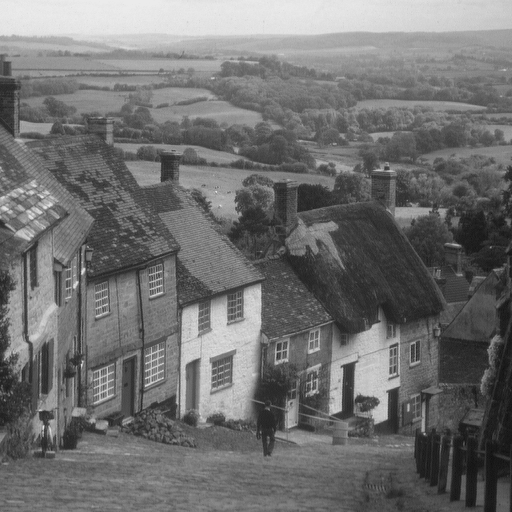
#> input picture 01-trabalho00-pi/02-input_images/city.png, 512 x 512 px, found by its file name
$ jupyter execute 01-Trabalho00-Processamento-Imagens.ipynb
#> lines starting #> are read from the running program, lines starting #| are printed output that depends on the picture; after the words box and inside, x2 and y2 are one past the last pixel; in counts of white or black regions, pixels touching at a corner belong together
# <center> Trabalho 00 - Introdução a Processamento de Imagens </center>

## Importar bibliotecas

[cell 1]
import cv2 as cv
import numpy as np

## Questão 01 - Transformação de Intensidade

Para lermos uma imagem utilizando *opencv*, podemos utilizar a função *imread*, em que o primeiro argumento é o caminho para a imagem e o segundo argumento indica o espaço de cores no qual queremos carregá-la. No caso de uma imagem monocromática, podemos passar o valor 0 para o segundo argumento. Assim, a intensidade de um pixel será representada por apenas um valor.

A função *imread* retorna um array numpy, formando uma matriz em que cada linha corresponde a uma linha da imagem.

[cell 2]
image = cv.imread('../03-input_images/city.png',0)
#> image is the input picture: shape (512, 512); min 16, max 235, mean 112.2

### a) Obter o negativo da imagem, ou seja, o nı́vel de cinza 0 será convertido para 255, o nı́vel 1 para 254 e assim por diante

Para conseguirmos obter o negativo de uma imagem, conforme especificado na questão, podemos usar a função *bitwise_not* da biblioteca *opencv*. Ela realiza a operação **not** em cada bit do cojunto de bits de cada pixel da imagem.

Dessa forma, dada uma imagem em que cada pixel possui 8 bits, temos que os valores possíveis para a intensidade de cada pixel vão de 0 a 255. Assim, dado um pixel com valor 145, por exemplo, temos que sua representação binária é dada por: $10010001_2$. Ao aplicarmos a função *bitwise_not*, obteremos $01101110_2$, que equivale a $110_{10}$, que é o mesmo que 255-145 = 110.

[cell 3]
new_image = cv.bitwise_not(image)
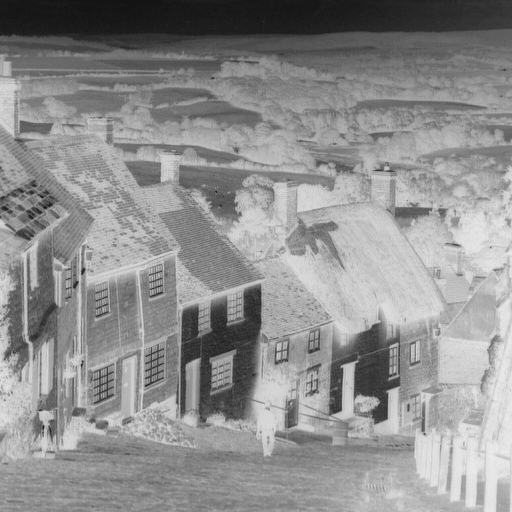
#> new_image: shape (512, 512); min 20, max 239, mean 142.8

[cell 4]
cv.imshow('negative',new_image)
cv.waitKey(0)
cv.destroyAllWindows()
#cv.imwrite('result-images/q1_a_negative.png', new_image)

### b) Converter o intervalo de intensidades para [100, 200]

Para convertermos o intervalo de intensidades dos pixels, utilizamos uma função linear. Para construirmos essa função, adotamos o seguinte raciocínio:

Quando o valor for 0, queremos que ele se torne 100, e quando ele for 255, queremos que ele se transforme em 200; entre 0 e 255 há 255 unidades, já entre 100 e 200 há 100 unidades; entretanto, para mapear o primeiro intervalo para o segundo, queremos que todos os valores que cabem no primeiro também tenham valores correspondentes no segundo; dessa forma, dividimos 100 por 255, ou seja, quebramos o comprimento do segundo intervalo em 255 unidades. Assim, o valor mínimo será 0 e o máximo será 100. Todavia, como queremos que eles estejam entre 100 e 200, somamos 100 ao resultado obtido.

A função descrita pode ser observada na equação abaixo, em que x é o valor de intensidade de um pixel da imagem:

$$ f(x) = \frac{100}{255}*x + 100 $$

Um problema encontrado durante a resolução desse problema foi o tipo de dados da nova imagem gerada. Como estamos realizando uma operação de divisão em ponto flutuante, o resultado é um array de floats. Entretanto, a função *imshow* do *opencv* representa um array de floats como uma imagem em branco. Assim, convertemos os tipos dos elementos do array de saída para o tipo *uint8* com o método *astype*. Apesar disso, a função *imwrite* consegue salvar a imagem, mesmo que seus valores sejam do tipo float.

[cell 5]
new_image = np.floor((100/255)*image + 100).astype(np.uint8)
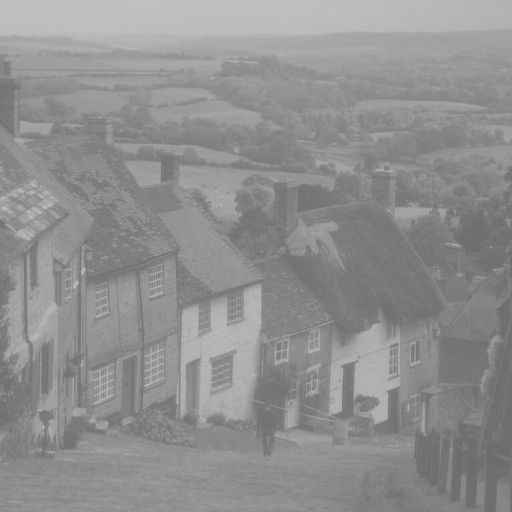
#> new_image: shape (512, 512); min 106, max 192, mean 143.5

[cell 6]
cv.imshow('intensity',new_image)
cv.waitKey(0)
cv.destroyAllWindows()
#cv.imwrite('result-images/q1_b_scala.png', new_image)

### c) Inverter os valores dos pixels das linhas pares da imagem, ou seja, os valores dos pixels da linha 0 serão posicionados da direita para esquerda, os valores dos pixels da linha 2 serão posicionados da direita para a esquerda e assim por diante

Neste questão, primeiros salvamos a imagem em uma estrutura auxiliar para não alterarmos a imagem original. Para selecionarmos apenas as linhas pares, percorremos o array acessando seus elementos a cada duas linhas, inclusive a primeira, como pode ser visto em <code>new_image[::2]</code>.

Para invertermos os valores dos pixels, utilizamos o método *flip* do *opencv*. Como primeiro argumento, especificamos o array de valores que queremos inverter, e o segundo argumento indica em que direção inverteremos os valores (1 significa que giraremos em torno do eixo y).

[cell 7]
new_image = image.copy()
new_image[::2] = cv.flip(new_image[::2],1)
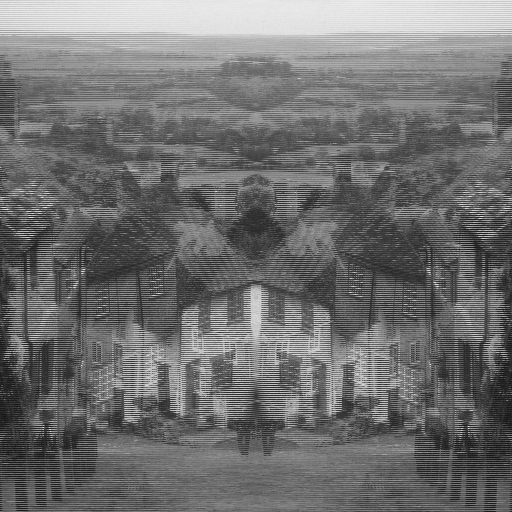
#> new_image: shape (512, 512); min 16, max 235, mean 112.2

[cell 8]
cv.imshow('flip-odd',new_image)
cv.waitKey(0)
cv.destroyAllWindows()
#cv.imwrite('result-images/q1_c_flip_odd.png', new_image)

### d) Espelhar as linhas da metade superior da imagem na parte inferior da imagem.

Para espelharmos as linhas da metade superior para a parte inferior, primeiro calculamos o meio da imagem, ou seja, a linha que se encontrava na metade da matriz. Depois percorremos a matriz a partir do meio para baixo, substituindo seus valores pelos valores da metade superior invertidos. Para invertermos a parte superior, aplicamos novamente o método *flip*, mas dessa vez passando o valor 0 como argumento, indicando que queríamos girar em torno do eixo x.

[cell 9]
new_image = image.copy()
center = image.shape[0]//2
#> center = 256
new_image[center:] = cv.flip(new_image[:center],0)
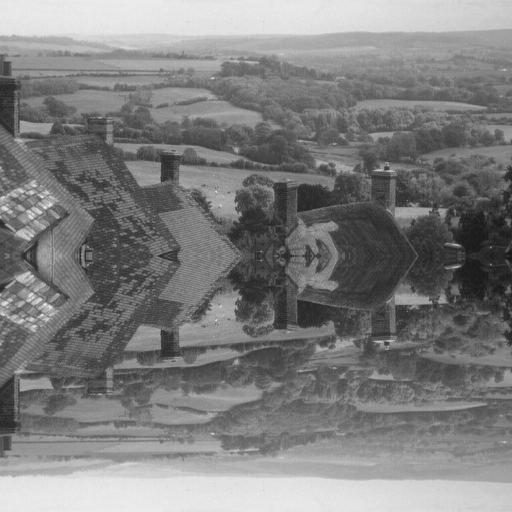
#> new_image: shape (512, 512); min 22, max 235, mean 126.4

[cell 10]
cv.imshow('mirror-top',new_image)
cv.waitKey(0)
cv.destroyAllWindows()
#cv.imwrite('result-images/q1_d_mirror_top.png', new_image)

## Questão 2 - Ajuste de Brilho

[cell 11]
image = cv.imread('../03-input_images/baboon.png', 0)
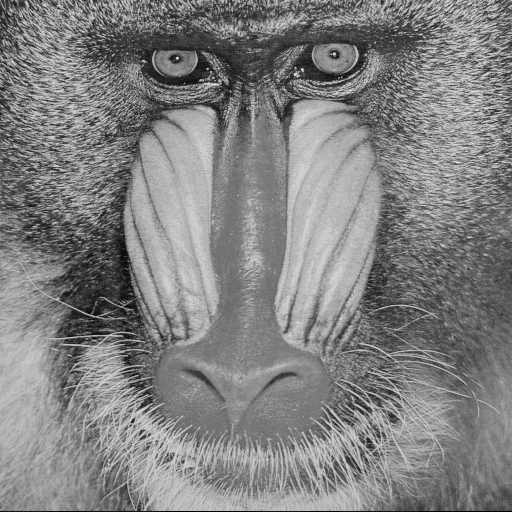
#> input picture 01-trabalho00-pi/02-input_images/baboon.png, 512 x 512 px, found by its file name
#> image is the input picture: shape (512, 512); min 0, max 230, mean 129.1

Para ajustarmos o brilho da imagem, utilizamos o passo a passo indicado no enunciado da questão. Primeiro, convertermos a intensidade dos pixels da imagem do intervalo de [0,255] para o de [0,1]. Então, aplicamos a equação $B = A^{\frac{1}{\gamma}}$, em que A é a imagem cuja escala foi transformada e B é a saída ao aplicarmos a transformação com Gama. Por fim, transformamos a escala de volta para o intervalo [0,255] e determinados que o tipo de dados de cada elemento do array que armazena a imagem de saída deve ser do tipo *uint8*.

[cell 12]
A = image/255
gamma = 3.5
new_image = (A**(1/gamma)*255).astype(np.uint8)
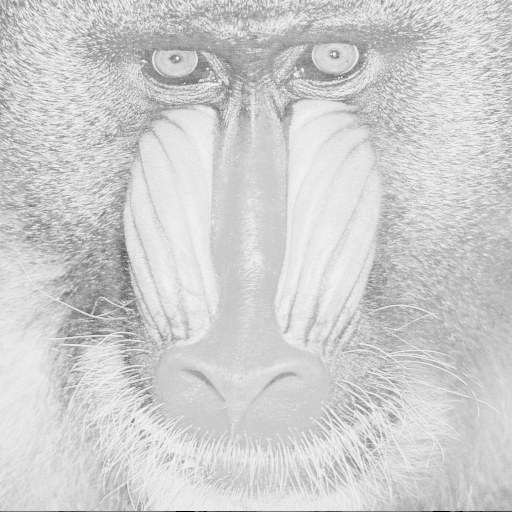
#> new_image: shape (512, 512); min 0, max 247, mean 206.6

[cell 13]
cv.imshow('brightness',new_image)
cv.waitKey(0)
cv.destroyAllWindows()
#cv.imwrite('result-images/q2_brightness35.png', new_image)

## Questão 03 - Plano de Bits

[cell 14]
image = cv.imread('../03-input_images/baboon.png', 0)

Planos de bits consistem em uma representação dos valores de cada bit dos pixels de uma imagem. Em outras palavras, imagine uma imagem de 8 bits, ou seja, cada um de seus pixels possui 8 bits - valores podem ir de 0 a 255. Essa imagem possui 8 planos de bits, que vão desde o plano 0 até o plano 7. No plano 0 representamos os valores do bit 0 de cada pixel, no bit 1 representamos os valores do bit 1 de cada pixel e assim por diante. Dessa maneira, cada plano corresponde a uma matriz com as mesmas dimensões da imagem original, mas com os valores dos bits correspondentes ao plano observado.

Para calcularmos os planos de bits da imagem monocromática carregada, fazemos uma operação *bitwise and* para o bit queremos. Para isso, elevamos 2 à posição do bit, o que resultará em um valor cuja representação binária possuirá 1 apenas na posição do bit desejado. Então, deslocamos o valor obtido da operação bitwise para a direita, até que ele chegue à posição 0. Isso resultará em valores 0 ou 1. Por fim, como queremos que 0 seja o valor mínimo e 1 seja o valor máximo, multiplicamos o resultado por 255. Um exemplo pode ser visto abaixo:

Imagine que queremos o valor do bit 4 do pixel cujo valor é $10010101_2$, então fazemos $2^4 = 16_{10} = 00010000_2$. A seguir, realizamos a operação *bitwise and*: 10010101 & 00010000 = 00010000. Então, deslocamos o valor para a direita 4 posições: (1)0000**1**000 -> (2)00000**1**00 -> (3)000000**1**0 -> (4)0000000**1**. Assim, descobrimos que o valor do bit 4 do pixel observado é 1. Multiplicar por 255 fará com que 0 produza o pixel mais escuro, enquanto 1 produzirá o pixel mais claro.

[cell 15]
n_bits = 8
planes = {}

for k in range(0,n_bits):
    planes[k] = ((image & 2**k) >> k)*255
#> after the loop, planes = 8 items

[cell 16]
n = 7
cv.imshow('bit-plane',planes[n])
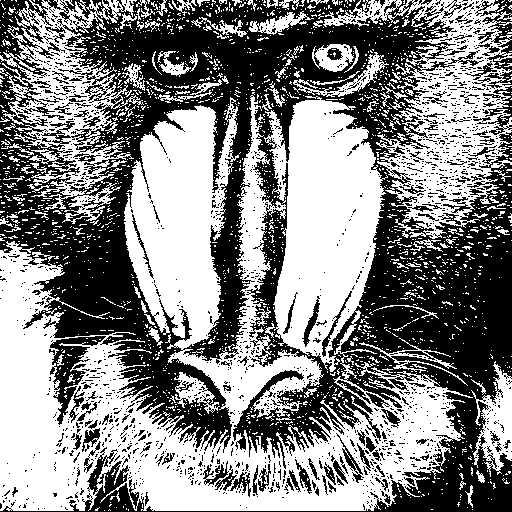
#> window 'bit-plane': shape (512, 512); 52.2% white; 1805 black regions (1663 under 20 px), largest, box (x1, y1, x2, y2) and area: (0, 0, 512, 512) 108582, (49, 336, 106, 425) 1622, (475, 0, 512, 71) 903
cv.waitKey(0)
cv.destroyAllWindows()
#cv.imwrite('result-images/q3_bit_plane'+str(n)+'.png', planes[n])

## Questão 04 - Mosaico

[cell 17]
image = cv.imread('../03-input_images/baboon.png', 0)

Para resolver essa questão, primeiro determinamos o número de linhas (n_lines) e colunas (n_cols) da imagem, em quantas partes ela seria divida horizontal e verticalmente (n_slices) e a quantidade de pixels por linha (n_cols_slice) e por coluna (n_lines_slice) de cada parte. Também, criamos uma lista (pattern) com a ordem em que cada parte da imagem deveria ser reorganizada. Também foram criados um dicionário, para armazenar as partes a serem retiradas da imagem, e uma matriz (mosaic) com a mesma dimensão da imagem original, para armazenar o mosaico.

O próximo passo após definir as estruturas foi percorrer a imagem original, retirando pedaços de tamanho n_cols_slice * n_lines_slice e salvando na estrutura *img_slices* (primeiro par de loops). A imagem foi percorrida da esquerda para a direita e de cima para baixo.

Uma vez possuindo todos os pedaços da imagem original, preencheu-se a matriz *mosaic*, também da esquerda para a direita e de cima para baixo, mas colocando a parte correspondente à ordem estabelecida na estrutura *pattern*.

[cell 18]
n_cols,n_lines = image.shape
#> n_cols = 512; n_lines = 512
n_slices = 4
n_cols_slice = n_cols//4
#> n_cols_slice = 128
n_lines_slice = n_lines//4
#> n_lines_slice = 128
pattern = [6,11,13,3,8,16,1,9,12,14,2,7,4,15,10,5]

img_slices = {}
mosaic = np.zeros(shape=(n_cols, n_lines),dtype=np.uint8)

[cell 19]
pos = 0
for col_pos in range(0,n_slices):
    for line_pos in range(0,n_slices):
        img_slices[pos] = image[col_pos*n_cols_slice:n_cols_slice*(1 + col_pos), \
                                line_pos*n_lines_slice:n_lines_slice*(1 + line_pos)]
        pos = pos+1
#> after the loop, img_slices = 16 items; pos = 16

pos = 0
for col_pos in range(0,n_slices):
    for line_pos in range(0,n_slices):
        mosaic[col_pos*n_cols_slice:n_cols_slice*(1 + col_pos), \
            line_pos*n_lines_slice:n_lines_slice*(1 + line_pos)] = img_slices[pattern[pos]-1]
        pos = pos + 1
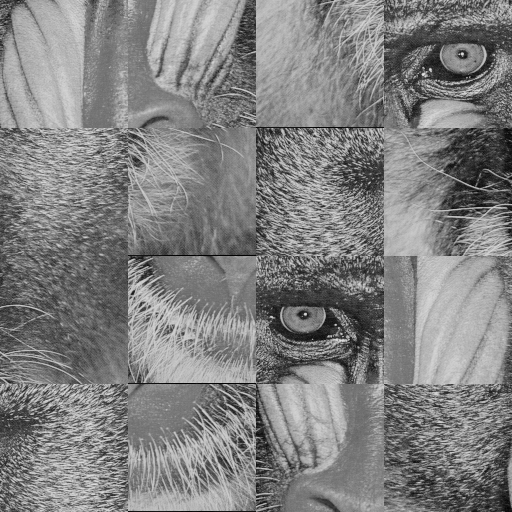
#> mosaic: shape (512, 512); min 0, max 230, mean 129.1
#> after the loop, pos = 16

[cell 20]
cv.imshow('mosaic',mosaic)
cv.waitKey(0)
cv.destroyAllWindows()
#cv.imwrite('result-images/q4_mosaic.png', mosaic)

## Questão 05 - Combinação de Imagens

[cell 21]
image1 = cv.imread("../03-input_images/baboon.png",0)
image2 = cv.imread("../03-input_images/butterfly.png",0)
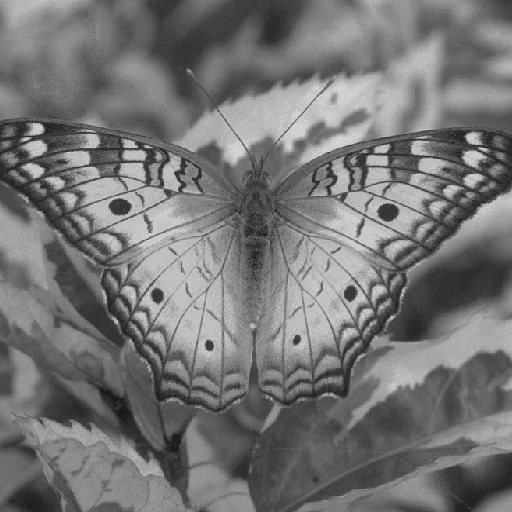
#> input picture 01-trabalho00-pi/02-input_images/butterfly.png, 512 x 512 px, found by its file name
#> image2 is the input picture: shape (512, 512); min 27, max 212, mean 116.8

Para resolver essa questão, usamos o método *addWeighted* do *opencv*. Ele realiza a soma ponderada das imagens, ou seja, multiplica cada imagem pelo respectivo coeficiente antes de somá-las. O primeiro argumento é a estrutura que representa a primeira imagem, o segundo é o coeficiente que multiplicará seus elementos, o terceiro argumento é a segunda imagem, o quarto é o coeficiente que multiplicará os elementos desta e o quinto argumento, chamado de *bias*, adiciona um valor ao resultado da operação. A Equação abaixo apresenta a fórmula calculada por esse método.

$$dst = src1*alpha + src2*beta + gamma$$

[cell 22]
new_image = cv.addWeighted(image1,0.8,image2,0.2,0)
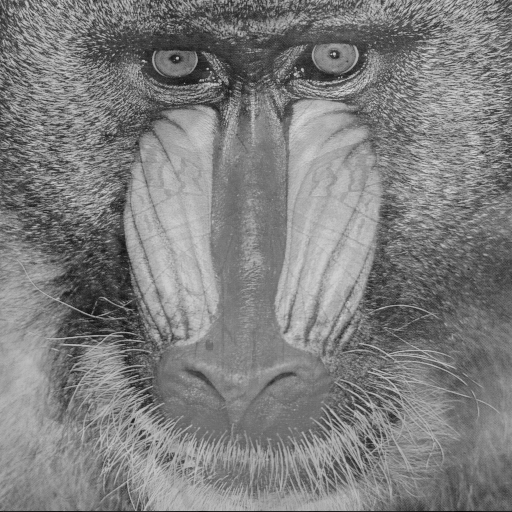
#> new_image: shape (512, 512); min 6, max 218, mean 126.7
